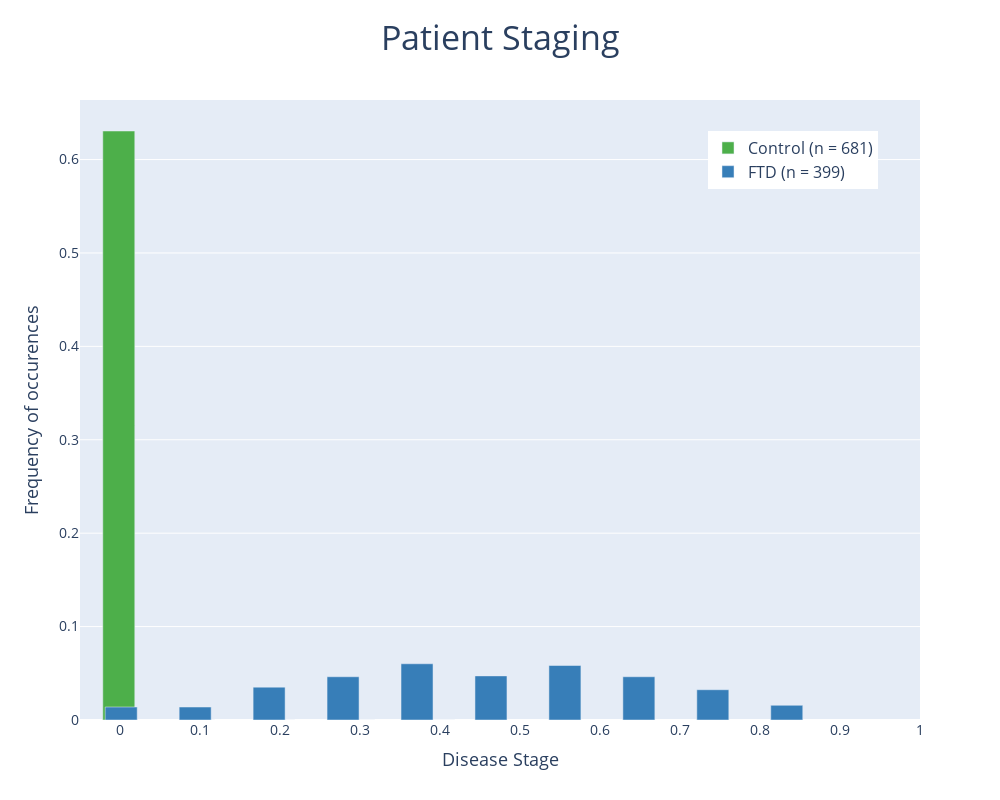

Notebook source saved alongside this figure:
### Code cell
fig = patient_staging(S=S,
                      diagnosis=diagnosis, 
                      color_list = color_list,
                      num_bins=10, 
                      bin_width=0.04)
fig

### Figure 1 — Plotly figure (JSON) as saved in the notebook; plotly's stock layout.template omitted (floating-point values rounded to 4 significant figures)
{"data": [{"marker": {"color": "#4daf4a"}, "name": "Control (n = 681)", "type": "bar", "width": [0.04, 0.04, 0.04, 0.04, 0.04, 0.04, 0.04, 0.04, 0.04, 0.04], "x": [-0.5, -0.4, -0.3, -0.2, -0.1, 0, 0.1, 0.2, 0.3, 0.4], "y": [0, 0, 0, 0, 0, 0.6306, 0, 0, 0, 0]}, {"marker": {"color": "#377eb8"}, "name": "FTD (n = 399)", "type": "bar", "width": [0.04, 0.04, 0.04, 0.04, 0.04, 0.04, 0.04, 0.04, 0.04, 0.04], "x": [9.645e-07, 0.09244, 0.1849, 0.2773, 0.3698, 0.4622, 0.5546, 0.6471, 0.7395, 0.832], "y": [0.01389, 0.01389, 0.03519, 0.0463, 0.06019, 0.04722, 0.05833, 0.0463, 0.03241, 0.01574]}], "layout": {"autosize": false, "barmode": "group", "height": 800, "legend": {"font": {"size": 16}, "x": 0.95, "xanchor": "right", "y": 0.95, "yanchor": "top"}, "title": {"font": {"size": 34}, "text": "Patient Staging", "x": 0.5}, "width": 1000, "xaxis": {"dtick": 0.1, "range": [-0.05, 1], "tick0": 0, "tickfont": {"size": 14}, "tickmode": "linear", "title": {"font": {"size": 18}, "text": "Disease Stage"}}, "yaxis": {"tickfont": {"size": 14}, "title": {"font": {"size": 18}, "text": "Frequency of occurences"}}}}
